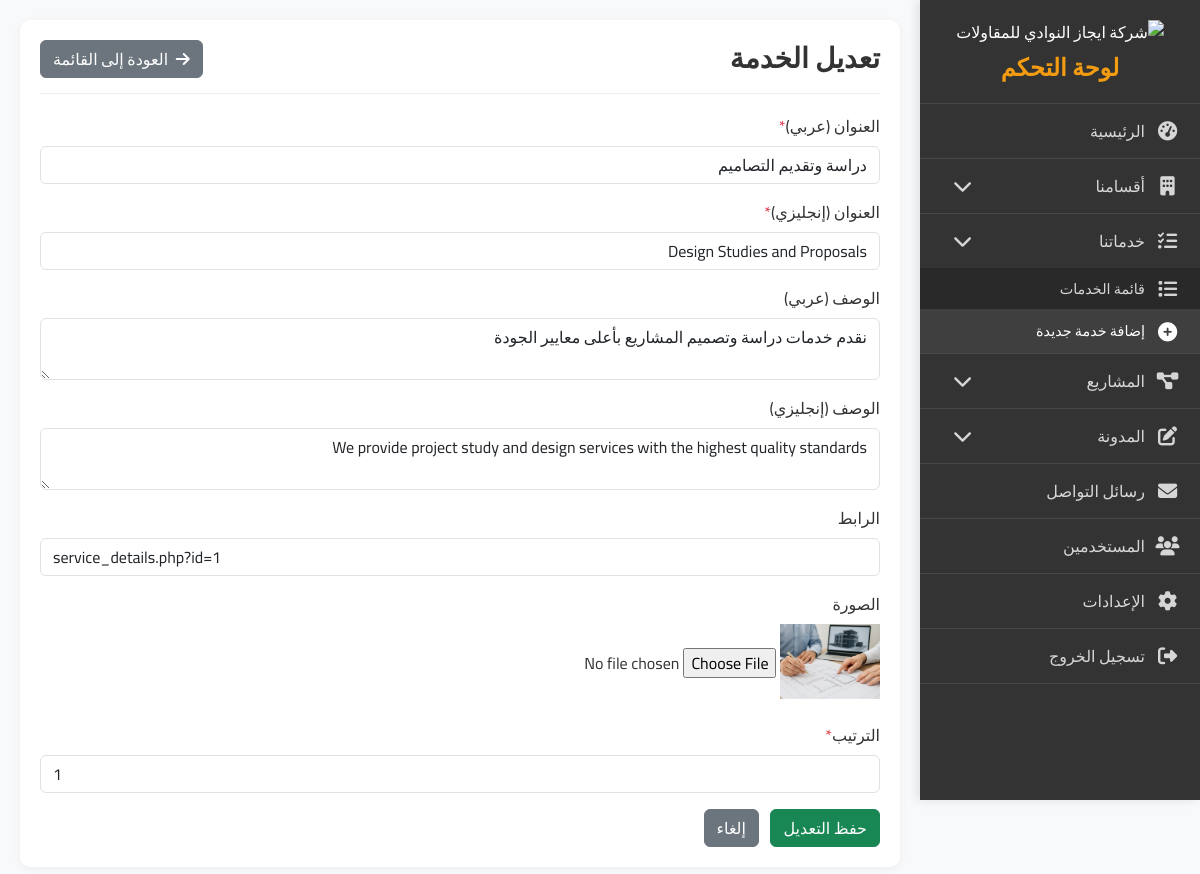
Screenshot of /ejaz/admin/services/create_update.php?id=1 (signed in) with the database file from the repository.
### tables this page shows
CREATE TABLE `services` (
  `id` int NOT NULL,
  `img` varchar(255) DEFAULT NULL,
  `title_ar` varchar(100) DEFAULT NULL,
  `title_en` varchar(100) DEFAULT NULL,
  `desc_ar` text,
  `desc_en` text,
  `url` varchar(255) DEFAULT NULL,
  `order` tinyint DEFAULT NULL
);

### ejaz/admin/services/create_update.php (the view, shortened to what this page needs)
<?php
require_once '../../config/db.php';
$pdo->setAttribute(PDO::ATTR_ERRMODE, PDO::ERRMODE_EXCEPTION);
$edit = isset($_GET['id']) && is_numeric($_GET['id']);
$service = null;
if ($edit) {
    $stmt = $pdo->prepare("SELECT * FROM services WHERE id = ?");
    $stmt->execute([$_GET['id']]);
    $service = $stmt->fetch();
}
?>
<!DOCTYPE html>
<html lang="ar" dir="rtl">
<head>
    <link rel="stylesheet" href="https://cdn.jsdelivr.net/npm/bootstrap@5.3.0/dist/css/bootstrap.rtl.min.css">
    <link rel="stylesheet" href="https://cdnjs.cloudflare.com/ajax/libs/font-awesome/6.4.0/css/all.min.css">
    <link rel="stylesheet" href="../../assets/css/admin/style.css">
</head>
<body>
<?php include '../../includes/admin/sidebar.php'; ?>
<div class="main-content">
    <div class="content-box">
        <div class="content-box-header">
            <h3><?= $edit ? 'تعديل الخدمة' : 'إضافة خدمة جديدة' ?></h3>
            <a href="index.php" class="btn btn-secondary">
                <i class="fas fa-arrow-right me-1"></i> العودة إلى القائمة
            </a>
        </div>
        <form method="POST" enctype="multipart/form-data">
            <div class="mb-3">
                <label class="form-label">العنوان (عربي)<span class="text-danger">*</span></label>
                <input type="text" name="title_ar" class="form-control" value="<?= htmlspecialchars($service['title_ar'] ?? '') ?>" required>
            </div>
            <div class="mb-3">
                <label class="form-label">العنوان (إنجليزي)<span class="text-danger">*</span></label>
                <input type="text" name="title_en" class="form-control" value="<?= htmlspecialchars($service['title_en'] ?? '') ?>" required>
            </div>
            <div class="mb-3">
                <label class="form-label">الوصف (عربي)</label>
                <textarea name="desc_ar" class="form-control"><?= htmlspecialchars($service['desc_ar'] ?? '') ?></textarea>
            </div>
            <div class="mb-3">
                <label class="form-label">الوصف (إنجليزي)</label>
                <textarea name="desc_en" class="form-control"><?= htmlspecialchars($service['desc_en'] ?? '') ?></textarea>
            </div>
            <div class="mb-3">
                <label class="form-label">الرابط</label>
                <input type="url" name="url" class="form-control" value="<?= htmlspecialchars($service['url'] ?? '') ?>">
            </div>
            <div class="mb-3">
                <label class="form-label">الصورة</label><br>
                <?php if (!empty($service['img'])): ?>
                    <img src="../uploads/services/<?= htmlspecialchars($service['img']) ?>" width="100" class="mb-2">
                <?php endif; ?>
                <input type="file" name="img" accept="image/*">
            </div>
            <div class="mb-3">
                <label class="form-label">الترتيب<span class="text-danger">*</span></label>
                <input type="number" name="order" class="form-control" value="<?= htmlspecialchars($service['order'] ?? '') ?>" required>
            </div>
            <button type="submit" class="btn btn-success"><?= $edit ? 'حفظ التعديل' : 'إضافة الخدمة' ?></button>
            <a href="index.php" class="btn btn-secondary ms-2">إلغاء</a>
        </form>
    </div>
</div>
</body>
</html>

### ejaz/assets/css/admin/style.css (style rules this page uses)
:root { --primary-color: #f39c12; --secondary-color: #3498db; --dark-color: #333; --light-color: #f4f4f4; --sidebar-width: 280px; --success: #28a745; --danger: #dc3545; --warning: #ffc107; --info: #17a2b8; }
body { font-family: 'Cairo', sans-serif; background-color: #f8f9fa; color: #333; overflow-x: hidden; }
.main-content { margin-right: var(--sidebar-width); padding: 20px; transition: all 0.3s ease; }
.content-box { background-color: white; border-radius: 10px; padding: 20px; box-shadow: 0 2px 10px rgba(0, 0, 0, 0.05); margin-bottom: 20px; }
.content-box-header { display: flex; justify-content: space-between; align-items: center; margin-bottom: 20px; border-bottom: 1px solid #eee; padding-bottom: 15px; }
.content-box-header h3 { font-weight: 700; margin-bottom: 0; color: var(--dark-color); }

### rows the page displays
services: title_ar "دراسة وتقديم التصاميم", title_en "Design Studies and Proposals", desc_ar "نقدم خدمات دراسة وتصميم المشاريع بأعلى معايير الجودة", desc_en "We provide project study and design services with the highest quality standards", url "service_details.php?id=1", img (picture), order "1"
